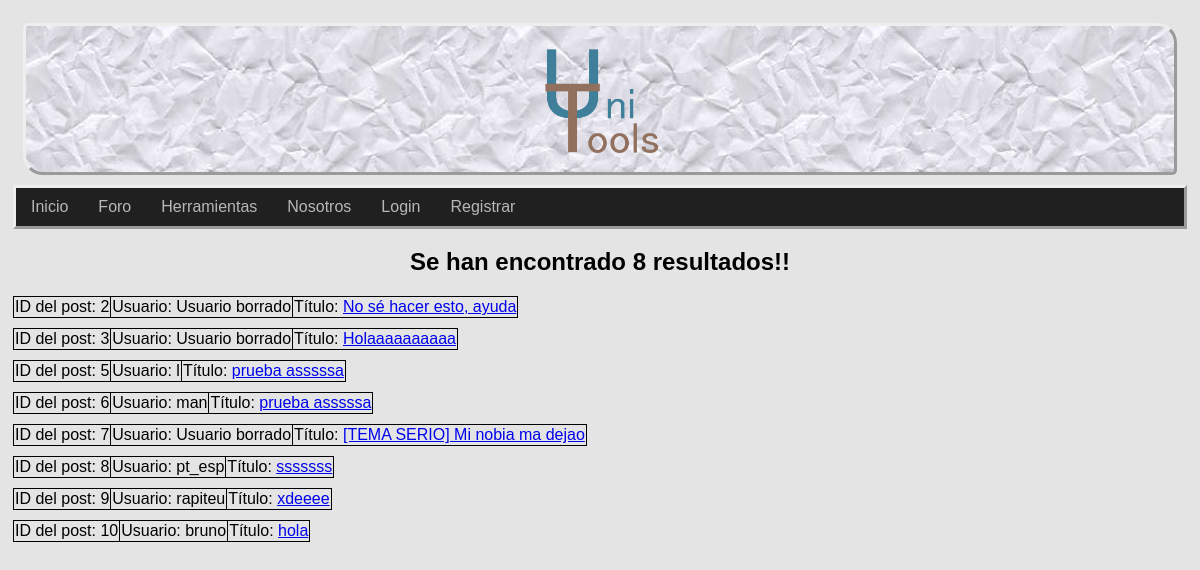
The page /search.php on the database as committed earlier.
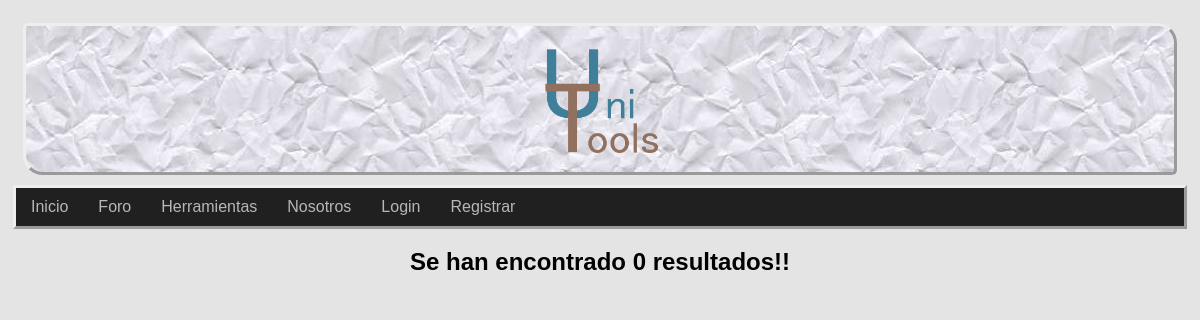
The same page on the database as committed later.
### tables this page shows
CREATE TABLE `posts` (
  `id_post` int(11) NOT NULL,
  `user` int(11) NOT NULL,
  `title` text NOT NULL,
  `content` text NOT NULL,
  `id_cat` int(11) NOT NULL
);

CREATE TABLE `user` (
  `id_user` int(11) NOT NULL,
  `email` varchar(50) NOT NULL,
  `password` varchar(255) NOT NULL,
  `username` varchar(30) NOT NULL,
  `premium` tinyint(1) NOT NULL,
  `admin` tinyint(1) NOT NULL
);

### dao/dao_post.php (called while the page is built, shortened)
<?php
include_once('DAO.php');
include_once('post_class.php');
class DAOpost extends DAO {
	public function search_certain_post($search){
		$sql = "SELECT * FROM posts WHERE id_post LIKE '%%$search%%' OR user LIKE '%%$search%%' OR title LIKE '%%$search%%' OR content LIKE '%%$search%%' OR id_cat LIKE '%%$search%%'";
		$query = $this->devolverConsulta($sql);
		$array = [];
		while($result = mysqli_fetch_assoc($query)){
            $post = new TOUpost( $result['id_post'],$result['user'],$result['title'],$result['content'],$result['id_cat']);
            array_push($array, $post);
		}
		return $array;
	}
}
?>

### dao/DAO.php (called while the page is built, shortened)
<?php
class DAO {
	public $conn;
	public function __construct() {
		if (!$this->conn){
			if(isset($_SESSION['admin']) && $_SESSION['admin']){
				$this->conn = mysqli_connect("localhost", "root", "", "unitoolsdb");
			}else{
				$this->conn = mysqli_connect("localhost", "Usuario", "", "unitoolsdb");
			}
		}
	}
	public function ejecutarConsulta($query){
		$result = mysqli_query($this->conn, $query) or die($this->conn->error);
        $array = mysqli_fetch_assoc($result);
		return $array;
	}
	public function devolverConsulta($query){
		$result = mysqli_query($this->conn, $query) or die($this->conn->error);
		return $result;
	}
}
?>

### dao/post_class.php (called while the page is built, shortened)
<?php
class TOUPost {
	private $id_Post;
	private $title;
	function __construct($id_post ='',$user='',$title='',$content='',$category=''){
        $this->id_Post = $id_post;
		$this->title = $title;
	}
	public function get_id(){
		return $this->id_Post;
	}
	public function get_title(){
		return $this->title;
	}
}
?>

### dao/dao_user.php (called while the page is built, shortened)
<?php
include_once('DAO.php');
include_once('user_class.php');
class DAOUsuario extends DAO {
	public function search_userId($userId){
		$sql = sprintf("SELECT * FROM user WHERE id_User = $userId");
		if (!$this->ejecutarConsulta($sql))
			return null;
		else
		{
			$result = $this->ejecutarConsulta($sql);
			$user = new TOUser($result['id_user'],$result['email'],$result['password'],$result['username'],$result['premium'], $result['admin']);
			return $user;
		}
	}
}
?>

### dao/user_class.php (called while the page is built, shortened)
<?php
class TOUser {
	private $user_name;
	function __construct($userId='',$email='',$password='',$user_name='',$premium='', $admin=''){
		$this->user_name = $user_name;
	}
	public function get_username(){
		return $this->user_name;
	}
}
?>

### search.php (the view, shortened to what this page needs)
<?php
if (!isset($_SESSION)) {
    include_once("dao/dao_post.php");
    include_once("dao/dao_user.php");
}
require("includes/common/cabecera.php");
require("includes/common/navegacion.php");
?>
<!DOCTYPE html>
<html>
<head>
    <link rel="stylesheet" type="text/css" href="css/hoja.css">
</head>
<body>
    <div id="contenedor">
        <div id="contenido">
            <?php
            $dao_post = new DAOpost();
            $dao_user = new DAOUsuario();
            $search = $_POST['buscar'];
            $res = $dao_post->search_certain_post($search);
            if (count($res) == '1') {
                echo "<h2>Se han encontrado " . count($res) . " resultado!!</h2>";
            } else {
                echo "<h2>Se han encontrado " . count($res) . " resultados!!</h2>";
            }
            while (!empty($res)) {
                $curr_post = array_shift($res);
                $post_id = $curr_post->get_id();
                $usuario = $dao_user->search_userId($post_id);
                $title = $curr_post->get_title();
                if ($usuario == null) {
                    $username = "Usuario borrado";
                } else {
                    $username = $usuario->get_username();
                }
                echo "<table class=\"posts\">";
                echo "<tbody>";
                echo "<tr>";
                echo "<td>ID del post: " . $post_id . "</td>";
                echo "<td>Usuario: " . $username . "</td>";
                echo "<td>Título: " . "<a href=\"post.php?id=" . $post_id . "\">" . $title . "</a></td>";
                echo "</tr>";
                echo "</tbody>";
                echo "</table>";
            }
            ?>
        </div>
    </div>
</body>

Rows that differ between the two databases and show on the page:
removed posts: id_post "2", username "Usuario borrado", title "No sé hacer esto, ayuda"
removed posts: id_post "3", username "Usuario borrado", title "Holaaaaaaaaaa"
removed posts: id_post "5", user.username "l", title "prueba asssssa"
removed posts: id_post "6", user.username "man", title "prueba asssssa"
removed posts: id_post "7", username "Usuario borrado", title "[TEMA SERIO] Mi nobia ma dejao"
removed posts: id_post "8", user.username "pt_esp", title "sssssss"
removed posts: id_post "9", user.username "rapiteu", title "xdeeee"
removed posts: id_post "10", user.username "bruno", title "hola"
Other text that changed with them:
count($res): "8" → "0"
